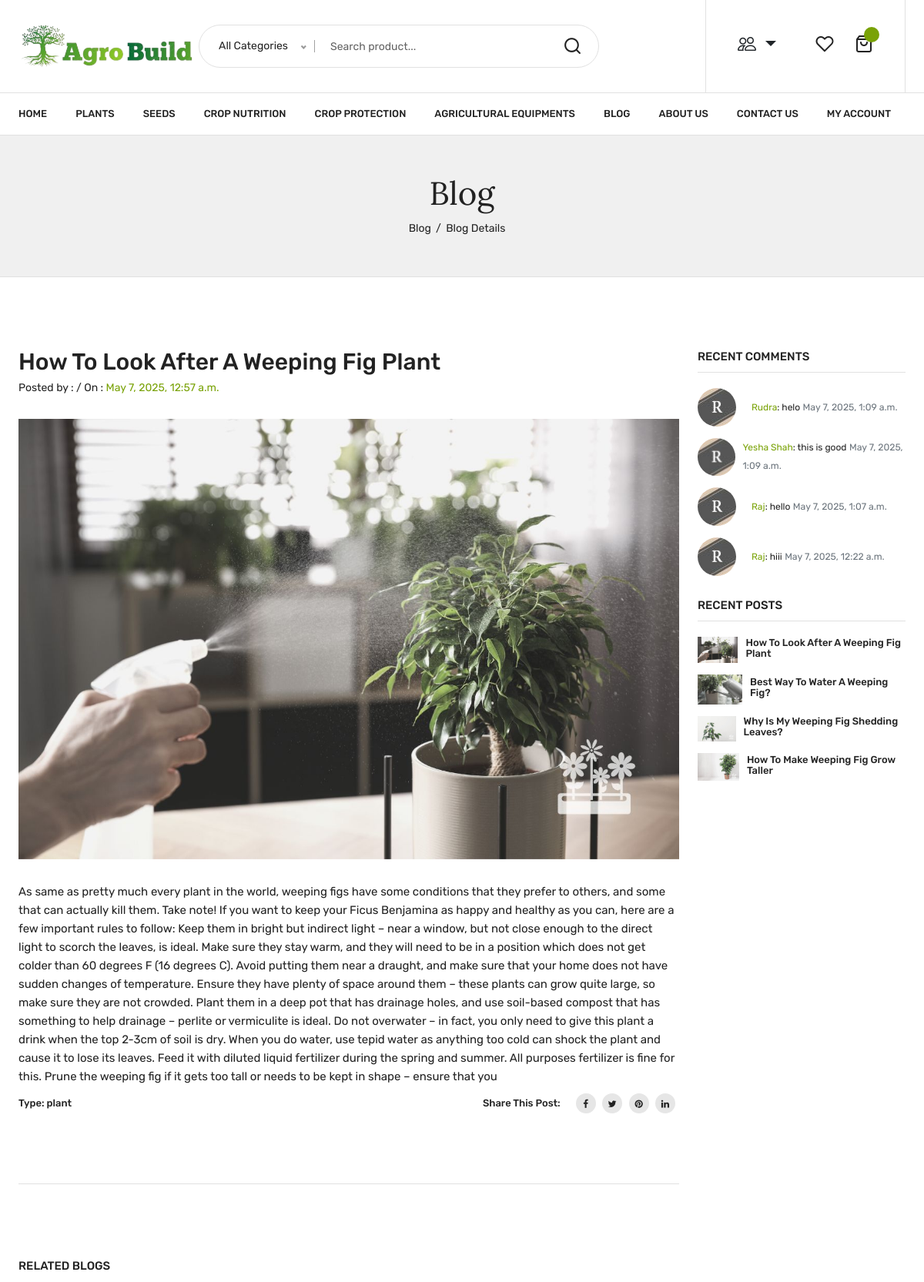
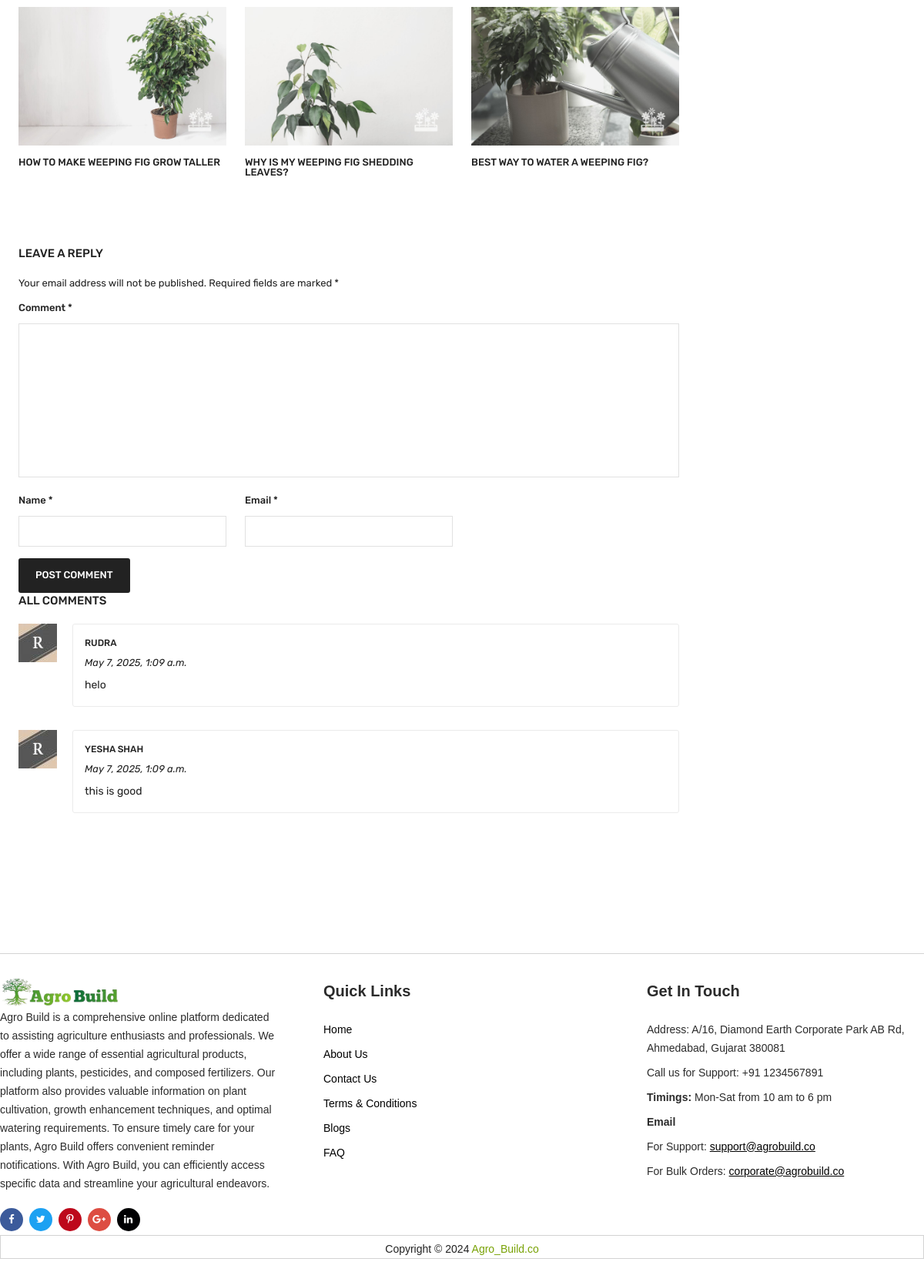
The app's page /blog/4/ with its own data (2 pictures, top to bottom).
### agrobuild/models.py (models this page shows, shortened)
class Blog(models.Model):
    title = models.CharField(max_length=255)
    description = models.TextField()
    image = models.ImageField(upload_to='blog_images/')
    type = models.CharField(max_length=100)
    date = models.DateTimeField(auto_now_add=True)

class BlogComment(models.Model):
    blog = models.ForeignKey(Blog, on_delete=models.CASCADE, related_name='comments')
    name = models.CharField(max_length=100)
    email = models.EmailField()
    message = models.TextField()
    created_at = models.DateTimeField(auto_now_add=True)

### agrobuild/views.py (the view, shortened to what this page needs)
# urls.py: path('blog/<int:id>/', views.blog_detail, name='blog_detail'),
def blog_detail(request, id):
    blog = get_object_or_404(Blog, id=id)
    comments = blog.comments.all().order_by('-created_at')
    related_blogs = Blog.objects.filter(type=blog.type).exclude(id=id)[:3]
    recent_posts = Blog.objects.all().order_by('-date')[:4]
    recent_comments = BlogComment.objects.all().order_by('-created_at')[:4]
    return render(request, 'htmldemo.net/blog-details.html', {
        'blog': blog,
        'comments': comments,
        'related_blogs': related_blogs,
        'recent_posts': recent_posts,
        'recent_comments': recent_comments,
    })

### agrobuild/context_processors.py (called while the page is built, shortened)
def cart_data(request):
    return {
        'mini_cart_items': [],
        'mini_cart_total': 0
    }

### agrobuild/templates/htmldemo.net/blog-details.html (shortened to what this page needs)
{% extends 'htmldemo.net/basic.html' %}
{% block body %}
{%load static%}
    <div class="breadcrumbs_area">
        <div class="container">
            <div class="row">
                <div class="col-12">
                    <div class="breadcrumb_content">
                        <h3>Blog</h3>
                        <ul>
                            <li><a href="{% url 'blog_list' %}">Blog</a></li>
                            <li>Blog Details</li>
                        </ul>
                    </div>
                </div>
            </div>
        </div>
    </div>
    <div class="blog_details">
        <div class="container">
            <div class="row">
                <div class="col-lg-9 col-md-12">
                    <div class="blog_wrapper blog_wrapper_details">
                        <article class="single_blog">
                            <figure>
                                <div class="post_header">
                                    <h3 class="post_title">{{ blog.title }}</h3>
                                    <div class="blog_meta">
                                        <p>Posted by : <a href="#">{{ blog.author }}</a> / On : <a href="#">{{ blog.date }}</a></p>
                                    </div>
                                </div>
                                <div class="blog_thumb">
                                    <a href="#"><img src="{{ blog.image.url }}" class="img-fluid" alt="{{ blog.title }}"></a>
                                </div>
                                <figcaption class="blog_content">
                                    <div class="post_content">
                                        <p>{{ blog.description }}</p>
                                    </div>
                                    <div class="entry_content">
                                        <div class="post_meta">
                                            <span>Type: {{ blog.type }}</span>
                                        </div>
                                        <div class="social_sharing">
                                            <p>share this post:</p>
                                            <ul>
                                                <li><a href="#" title="facebook"><i class="fa fa-facebook"></i></a></li>
                                                <li><a href="#" title="twitter"><i class="fa fa-twitter"></i></a></li>
                                                <li><a href="#" title="pinterest"><i class="fa fa-pinterest"></i></a></li>
                                                <li><a href="#" title="linkedin"><i class="fa fa-linkedin"></i></a></li>
                                            </ul>
                                        </div>
                                    </div>
                                </figcaption>
                            </figure>
                        </article>
                        <div class="related_posts">
                            <h3>Related Blogs</h3>
                            <div class="row">
                                {% for rb in related_blogs %}
                                <div class="col-lg-4 col-md-6">
                                    <article class="single_related">
                                        <figure>
                                            <div class="related_thumb">
                                                <a href="{% url 'blog_detail' rb.id %}"><img src="{{ rb.image.url }}" class="img-fluid" alt="{{ rb.title }}"></a>
                                            </div>
                                            <figcaption class="related_content">
                                                <h4><a href="{% url 'blog_detail' rb.id %}">{{ rb.title }}</a></h4>
                                            </figcaption>
                                        </figure>
                                    </article>
                                </div>
                                {% endfor %}
                            </div>
                        </div>
                        <div class="comments_form">
                            <h3>Leave a Reply</h3>
                            <p>Your email address will not be published. Required fields are marked *</p>
                            <form method="post">
                                <div class="row">
                                    <div class="col-12">
                                        <label for="review_comment">Comment *</label>
                                        <textarea name="message" id="review_comment" required></textarea>
                                    </div>
                                    <div class="col-lg-4 col-md-4">
                                        <label for="author">Name *</label>
                                        <input id="author" name="name" type="text" required>
                                    </div>
                                    <div class="col-lg-4 col-md-4">
                                        <label for="email">Email *</label>
                                        <input id="email" name="email" type="email" required>
                                    </div>
                                </div>
                                <button class="button" type="submit">Post Comment</button>
                            </form>
                        </div>
                        <div class="comments_box">
                            <h3>All Comments</h3>
                            {% for comment in comments %}
                            <div class="comment_list">
                                <div class="comment_thumb">
                                    <img src="{% static 'img/blog/comment2.png.jpg' %}" alt="{{ comment.name }}">
                                </div>
                                <div class="comment_content">
                                    <div class="comment_meta">
                                        <h5><a href="#">{{ comment.name }}</a></h5>
                                        <span>{{ comment.created_at }}</span>
                                    </div>
                                    <p>{{ comment.message }}</p>
                                </div>
                            </div>
                            {% empty %}
                            <p>No comments yet.</p>
                            {% endfor %}
                        </div>
                    </div>
                </div>
                <div class="col-lg-3 col-md-12">
                    <div class="blog_sidebar_widget">
                        <div class="widget_list comments">
                            <div class="widget_title">
                                <h3>Recent Comments</h3>
                            </div>
                            {% for rc in recent_comments %}
                            <div class="post_wrapper">
                                <div class="post_thumb">
                                    <a href="#"><img src="{% static 'img/blog/comment2.png.jpg' %}" alt=""></a>
                                </div>
                                <div class="post_info">
                                    <span><a href="#">{{ rc.name }}</a>: {{ rc.message|truncatechars:30 }}</span>
                                    <small class="text-muted">{{ rc.created_at }}</small>
                                </div>
                            </div>
                            {% endfor %}
                        </div>
                        <div class="widget_list widget_post">
                            <div class="widget_title">
                                <h3>Recent Posts</h3>
                            </div>
                            {% for post in recent_posts %}
                            <div class="post_wrapper">
                                <div class="post_thumb">
                                    <a href="{% url 'blog_detail' post.id %}"><img src="{{ post.image.url }}" alt=""></a>
                                </div>
                                <div class="post_info">
                                    <h4><a href="{% url 'blog_detail' post.id %}">{{ post.title }}</a></h4>
                                </div>
                            </div>
                            {% endfor %}
                        </div>
                    </div>
                </div>
            </div>
        </div>
    </div>
{% endblock %}

### records on screen
Blog: title "How To Look After A Weeping Fig Plant", date "May 7, 2025, 12:57 a.m.", image (picture), description "As same as pretty much every plant in the world, weeping figs have some conditions that they prefer to others, and some that can actually kill them. Take note! If you want to keep your Ficus Benjamina as happy and healthy as you can, here are a few important rules to follow: Keep them in bright but indirect light – near a window, but not close enough to the direct light to scorch the leaves, is ideal. Make sure they stay warm, and they will need to be in a position which does not get colder than 60 degrees F (16 degrees C). Avoid putting them near a draught, and make sure that your home does not have sudden changes of temperature. Ensure they have plenty of space around them – these plants…", type "plant"
Blog: image (picture), title "HOW TO MAKE WEEPING FIG GROW TALLER", title "How To Make Weeping Fig Grow Taller"
Blog: image (picture), title "WHY IS MY WEEPING FIG SHEDDING LEAVES?", title "Why Is My Weeping Fig Shedding Leaves?"
Blog: image (picture), title "BEST WAY TO WATER A WEEPING FIG?", title "Best Way To Water A Weeping Fig?"
BlogComment: name "RUDRA", created_at "May 7, 2025, 1:09 a.m.", message "helo", name "Rudra"
BlogComment: name "YESHA SHAH", created_at "May 7, 2025, 1:09 a.m.", message "this is good", name "Yesha Shah"
BlogComment: name "Raj", message "hello", created_at "May 7, 2025, 1:07 a.m."
BlogComment: name "Raj", message "hiii", created_at "May 7, 2025, 12:22 a.m."
